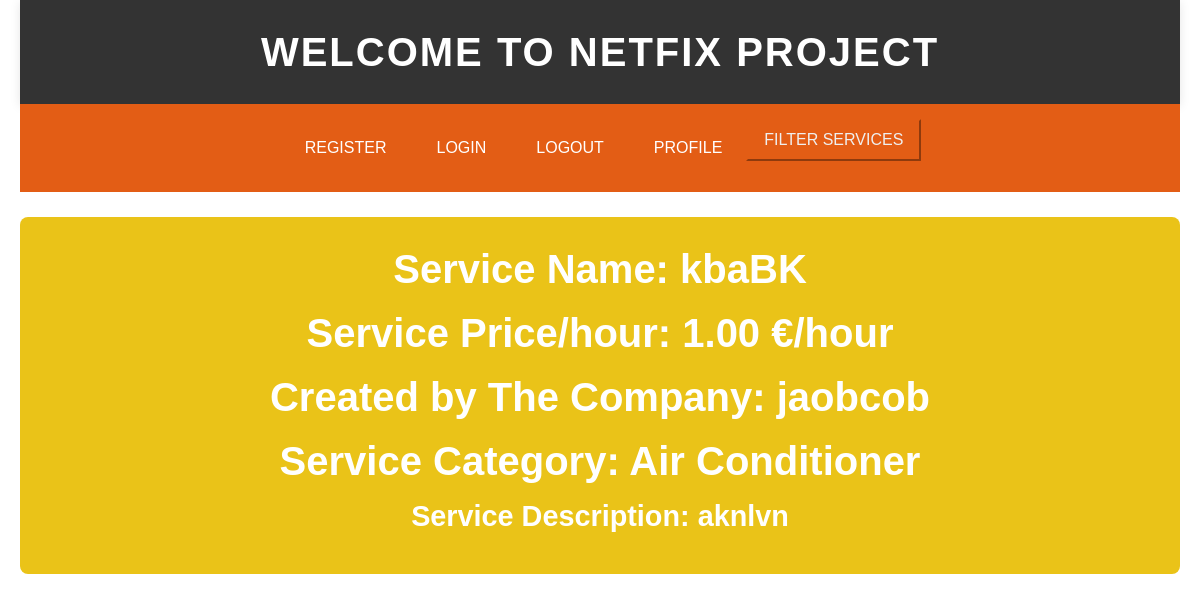
The page /services/singleService/2/ on the database its author committed.
### services/models.py (models this page shows, shortened)
class Service(models.Model):
    company = models.ForeignKey(Company, on_delete=models.CASCADE)
    name = models.CharField(max_length=40)
    description = models.TextField()
    price_hour = models.DecimalField(decimal_places=2, max_digits=100)
    rating = models.IntegerField(validators=[MinValueValidator(
        0), MaxValueValidator(5)], default=0)
    choices = (
        ('Air Conditioner', 'Air Conditioner'),
        ('Carpentry', 'Carpentry'),
        ('Electricity', 'Electricity'),
        ('Gardening', 'Gardening'),
        ('Home Machines', 'Home Machines'),
        ('House Keeping', 'House Keeping'),
        ('Interior Design', 'Interior Design'),
        ('Locks', 'Locks'),
        ('Painting', 'Painting'),
        ('Plumbing', 'Plumbing'),
        ('Water Heaters', 'Water Heaters'),
    )
    field = models.CharField(max_length=30, blank=False,
                             null=False, choices=choices)
    date = models.DateTimeField(auto_now=True, null=False)

### users/models.py (models this page shows, shortened)
class Company(models.Model):
    user = models.OneToOneField(
        User, on_delete=models.CASCADE, primary_key=True)
    FIELD_OF_WORK_CHOICES = [
        ('Air Conditioner', 'Air Conditioner'),
        ('All in One', 'All in One'),
        ('Carpentry', 'Carpentry'),
        ('Electricity', 'Electricity'),
        ('Gardening', 'Gardening'),
        ('Home Machines', 'Home Machines'),
        ('House Keeping', 'House Keeping'),
        ('Interior Design', 'Interior Design'),
        ('Locks', 'Locks'),
        ('Painting', 'Painting'),
        ('Plumbing', 'Plumbing'),
        ('Water Heaters', 'Water Heaters'),
    ]
    field = models.CharField(
        max_length=50,
        choices=FIELD_OF_WORK_CHOICES,
        default='Air Conditioner'
    )
    rating = models.IntegerField(
        validators=[MaxValueValidator(5), MinValueValidator(0)], default=0)

class User(AbstractUser):
    is_company = models.BooleanField(default=False)
    is_customer = models.BooleanField(default=False)
    email = models.CharField(max_length=100, unique=True)

### services/views.py (the view)
# urls.py: path('singleService/<int:service_id>/',v.single_service,name='single_service'),
def single_service(request, service_id):
    service = get_object_or_404(Service, id=service_id)
    return render(request, 'services/single_service.html', {'service': service})

### services/templates/services/single_service.html (shortened to what this page needs)
{% extends 'main/base.html' %}
{% block content %}
<br>
    <div class='service_info_header'>
        <h1> Service Name: {{service.name}}  </h1>
        <h1> Service Price/hour: {{service.price_hour}} €/hour</h1>
        <h1> Created by The Company: <a href="/company/{{service.company.user}}">{{service.company.user}}</a></h1>
        <h1> Service Category: {{service.field}}</h1>
         <h3> Service Description: {{service.description}}</h3>
    </div>
{% endblock %}

### static/css/style.css (style rules this page uses)
body { font-family: 'Helvetica Neue', Arial, sans-serif; line-height: 1.6; margin: 0; padding: 0; background-color: #f9f6f4; color: #333; }
* { margin: 0; padding: 0; box-sizing: border-box; }
body { font-family: 'Arial', sans-serif; line-height: 1.6; color: #333; background:white; padding: 0 20px; }
.service_info_header { background-color: #eac318; color: #fff; padding: 20px; text-align: center; border-radius: 8px; margin-bottom: 20px; }
.service_info_header h1 { font-size: 2.5em; font-weight: bold; }
.service_info_header a { color: #fff; text-decoration: none; font-weight: bold; }
h3 { font-size: 1.8em; margin-bottom: 15px; }

### rows shown on the page
Service: name "kbaBK", price_hour "1.00", company.user "jaobcob", field "Air Conditioner", description "aknlvn"
